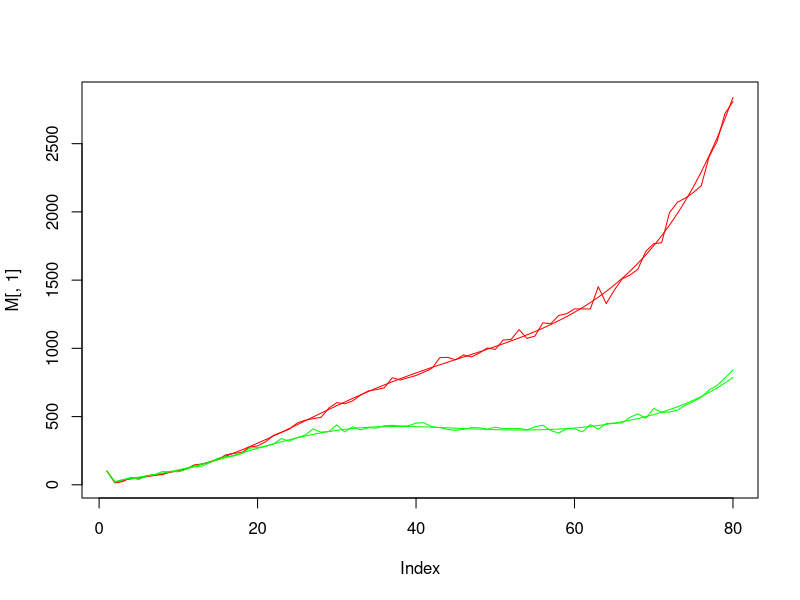
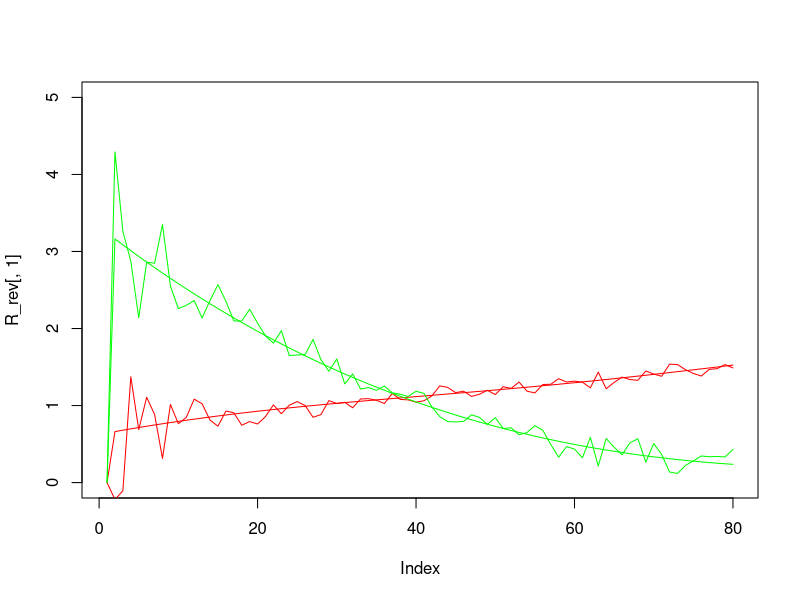

These charts were generated, in order, by the following R code:
## code to prepare ALL datasets goes here


si_shape <- 2       ## shape parameter for serial interval assuming gamma distribution
si_rate  <- 0.5     ## rate parameter for serial interval assuming gamma distribution

w <- sapply(1:14, function(x){
  pgamma(x, si_shape, si_rate) - pgamma(x-1, si_shape, si_rate)
})

w <- w/sum(w)

Ra <- function(t) {
  tt = (20*cos(t/500) + (0.8*t - 50)^2 - (0.115 * t)^3)/1000 + 0.8
  tt_out <- ifelse(tt < 0.3, 0.3, tt)
  return(tt_out)
}
Rb <- function(t) {
  tt = (30*cos(t/500) + (0.6*t - 50)^2 - (0.15 * t)^3)/1000 + 0.7
  tt_out <- ifelse(tt < 0.3, 0.3, tt)
  return(tt_out)
}

Rb <- function(t) (20*cos(t/500) + (0.8*t - 50)^2 - (0.115 * t)^3)/1000 + 0.8
Ra <- function(t) (30*sin(t/150) + cos(t/20) - (t/50)^2)/8 - 0.006*t + 0.5

tmax <- 80

Rmatrix = cbind(Ra(1:tmax), Rb(1:tmax))
head(Rmatrix)

M <- matrix(NA, nrow = tmax, ncol = 2)
N <- matrix(NA, nrow = tmax, ncol = 2)
R_rev <- matrix(NA, nrow = tmax, ncol = 2)
R_this <- matrix(NA, nrow = tmax, ncol = 2)

# initialize
t = 1
R_rev[t, ] <- 1e-5
R_this[t, ] <- 1e-5
M[t, ] <- 100
N[t, ] <- 100
J <- 2
S <- length(w)

# P <- matrix(c(0.8, 0.2, 0.1,
#               0.15, 0.6, 0.3,
#               0.05, 0.2, 0.6), 3)

P <- matrix(c(0.8, 0.4,
              0.2, 0.6), 2)

# P <- matrix(c(0.99, 0.01,
#               0.01, 0.99), 2)

P
set.seed(123)

for(t in 2:tmax) {

  # what are the boundaries of tau
  tau_end = min(S, t - 1)

  ## FIRST YOU CAN CALCULATE THE INNER
  # dim(Rmatrix[t, ])
  #inner_vec2 <- as.matrix(rep(Rmatrix[t, ],ta) %*% M[t - 1:tau_end, 1] %*% w[1:tau_end]

  ## need to repeat this
  #J = 1

  RR <- diag(Rmatrix[t, ])
  RR

  ## MM is m(t - 1), ..., m(1)
  ## where rows are regions
  ## and columns are time
  if(t == 2) {
    MM <- as.matrix(M[t - 1:tau_end, ])
  } else {
    MM <- t(as.matrix(M[t - 1:tau_end, ]))
  }
  MM
  WW <-  as.matrix(w[1:tau_end])

  inner_vec <- RR %*% MM %*% WW

  # Rmatrix[t, ]
  # RR <- matrix(rep(Rmatrix[t, ],times = tau_end), ncol = tau_end)
  # RR
  # RR %*% M[t - 1:tau_end, ]
  #
  # inner_vec = vector("numeric", J)
  # inner_vec[1:J] <- 0
  # ##
  # for(jx in 1:J) {
  #
  #   ## FOR EACH jx CALCULATE THE SUM
  #   for(tau in 1:tau_end) {
  #     inner_vec[jx] = inner_vec[jx] + Rmatrix[t, jx] * M[t - tau, jx] * w[tau]
  #   }
  #
  # }
  # inner_vec ## just 1 for each region
  # Rmatrix[t,]## //

  ##x
  # outer_vec = vector("numeric", J)
  # outer_vec[1:J] <- 0
  #
  # # this gets each m_j
  # for(j in 1:J) {
  #
  #   # now loop over all j' within each j
  #   for(jx in 1:J) {
  #
  #     # ****
  #     # the difference is whether you invert jx or j in P
  #     # ****
  #     outer_vec[j] = outer_vec[j] + P[jx, j] * inner_vec[jx]
  #
  #   }
  #
  # }
  outer_vec = t(P) %*% inner_vec

  M[t, ] = outer_vec
  N[t, ] = sapply(outer_vec, function(x) rpois(1, x))

  ## --------------------------------------------------
  ## reverse calc R
  sum_m_w_mat <- matrix(rep(MM %*% WW, times = J), byrow = T, nrow = J)

  # now the a, b, c ... matrix is really just P * rowwise the above
  c_mat <- t(P) * sum_m_w_mat
  c_mat

  R_rev[t, ] <- solve(t(c_mat) %*% c_mat) %*% t(c_mat) %*% M[t, ]

  R_rev[t, ]
  Rmatrix[t, ]
  DIG = 12
  stopifnot(round(R_rev[t, ], DIG) == round(Rmatrix[t, ], DIG))

  ## --------------------------------------------------
  ## calc this R based on N not MM
  if(t == 2) {
    NN <- as.matrix(N[t - 1:tau_end, ])
  } else {
    NN <- t(as.matrix(N[t - 1:tau_end, ]))
  }

  sum_m_w_mat <- matrix(rep(NN %*% WW, times = J), byrow = T, nrow = J)

  # now the a, b, c ... matrix is really just P * rowwise the above
  c_mat <- t(P) * sum_m_w_mat
  c_mat

  R_this[t, ] <- solve(t(c_mat) %*% c_mat) %*% t(c_mat) %*% N[t, ]

}

plot(M[,1], type = 'l', col = 'red')
lines(N[, 1], col = 'red')
lines(M[,2], type = 'l', col = 'green')
lines(N[, 2], col = 'green')

plot(R_rev[,1], type = 'l', col = 'red', ylim = c(0, 5))
lines(R_this[, 1], col = 'red')
lines(R_rev[,2], type = 'l', col = 'green')
lines(R_this[, 2], col = 'green')
R_this[,2]
# ------------------------------------------------------------------------
## NOW EXPORT


## SAMPLE DATES
ref_date = as.Date('2020-01-01')
sample_dates = seq.Date(from = ref_date, to = ref_date + nrow(N) - 1, by = 'day')


##  SAMPLE MULTI SITE
sample_multi_site = data.frame(date = sample_dates, N)
colnames(sample_multi_site)[2:3] <- c('Tatooine', 'Hoth')


## TRANSFER MATRIX
# make daily
P_list <- lapply(1:nrow(N), function(x) P)
transfer_matrix <- do.call(rbind, P_list)
dim(transfer_matrix)
colnames(transfer_matrix) <- c('Tatooine', 'Hoth')
rn = vector("character", nrow(N))
for(i in seq(2, nrow(N) * 2, by = 2)) {
  rn[i-1] = paste0(sample_dates[i/2], ':Tatooine')
  rn[i]   = paste0(sample_dates[i/2], ':Hoth')
}
rownames(transfer_matrix) <- rn[1:nrow(transfer_matrix)]
head(transfer_matrix)
tail(transfer_matrix)


